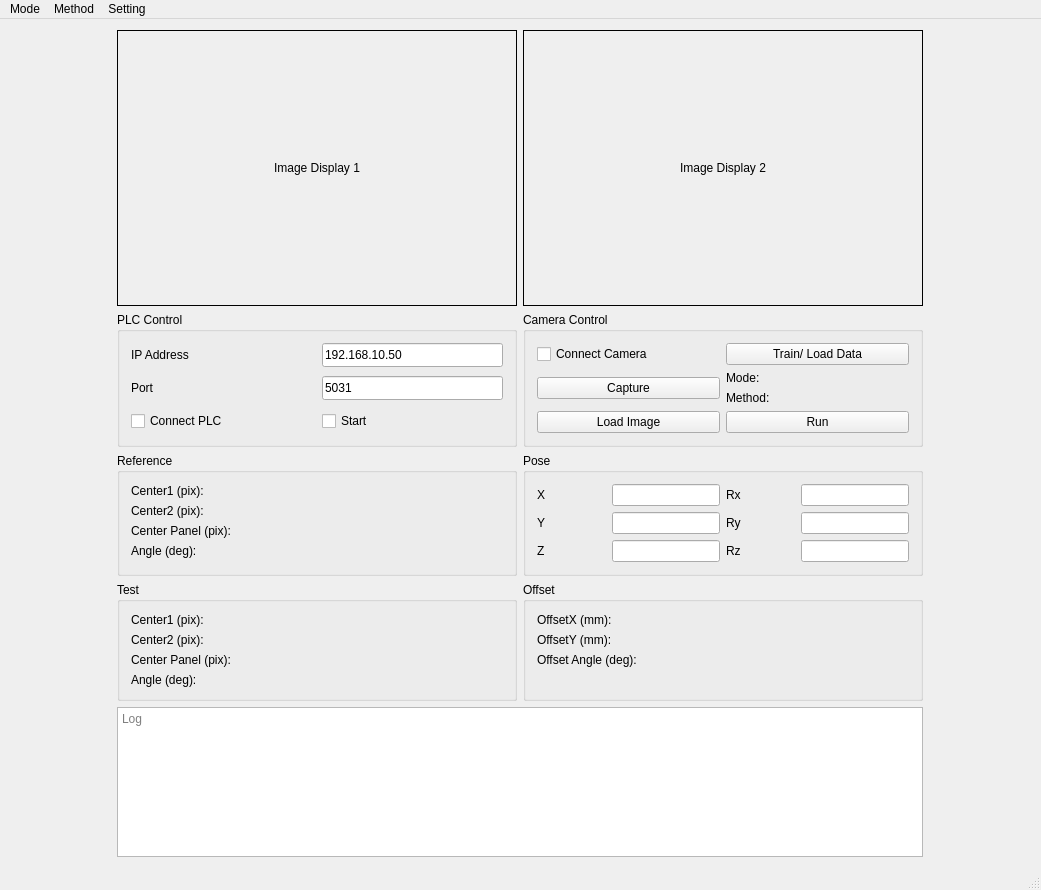
<?xml version="1.0" encoding="UTF-8"?>
<ui version="4.0">
 <class>MatchingUI</class>
 <widget class="QMainWindow" name="MatchingUI">
  <property name="geometry">
   <rect>
    <x>0</x>
    <y>0</y>
    <width>1041</width>
    <height>890</height>
   </rect>
  </property>
  <property name="windowTitle">
   <string>Chamfer Matching UI</string>
  </property>
  <widget class="QWidget" name="centralWidget">
   <layout class="QGridLayout" name="gridLayout" columnstretch="1,0">
    <item row="0" column="1">
     <layout class="QVBoxLayout" name="right_pane_layout">
      <item>
       <layout class="QHBoxLayout" name="actions_layout"/>
      </item>
     </layout>
    </item>
    <item row="0" column="0">
     <layout class="QGridLayout" name="left_pane_layout">
      <property name="sizeConstraint">
       <enum>QLayout::SetMinimumSize</enum>
      </property>
      <property name="horizontalSpacing">
       <number>6</number>
      </property>
      <item row="2" column="0">
       <widget class="QGroupBox" name="gb_ref">
        <property name="sizePolicy">
         <sizepolicy hsizetype="Preferred" vsizetype="Preferred">
          <horstretch>0</horstretch>
          <verstretch>0</verstretch>
         </sizepolicy>
        </property>
        <property name="title">
         <string>Reference</string>
        </property>
        <layout class="QFormLayout" name="formLayout_3">
         <item row="0" column="0">
          <widget class="QLabel" name="label">
           <property name="text">
            <string>Center1 (pix):</string>
           </property>
          </widget>
         </item>
         <item row="1" column="0">
          <widget class="QLabel" name="label_2">
           <property name="text">
            <string>Center2 (pix):</string>
           </property>
          </widget>
         </item>
         <item row="2" column="0">
          <widget class="QLabel" name="label_3">
           <property name="text">
            <string>Center Panel (pix):</string>
           </property>
          </widget>
         </item>
         <item row="0" column="1">
          <widget class="QLabel" name="lbl_ref_c1">
           <property name="text">
            <string/>
           </property>
          </widget>
         </item>
         <item row="2" column="1">
          <widget class="QLabel" name="lbl_ref_p">
           <property name="text">
            <string/>
           </property>
          </widget>
         </item>
         <item row="3" column="1">
          <widget class="QLabel" name="lbl_ref_a">
           <property name="text">
            <string/>
           </property>
          </widget>
         </item>
         <item row="3" column="0">
          <widget class="QLabel" name="label_6">
           <property name="text">
            <string>Angle (deg):</string>
           </property>
          </widget>
         </item>
         <item row="1" column="1">
          <widget class="QLabel" name="lbl_ref_c2">
           <property name="text">
            <string/>
           </property>
          </widget>
         </item>
        </layout>
       </widget>
      </item>
      <item row="1" column="0">
       <widget class="QGroupBox" name="plc_control_group_box">
        <property name="title">
         <string>PLC Control</string>
        </property>
        <layout class="QGridLayout" name="gridLayout_plc">
         <property name="spacing">
          <number>9</number>
         </property>
         <item row="1" column="1">
          <widget class="QLineEdit" name="le_port">
           <property name="sizePolicy">
            <sizepolicy hsizetype="Preferred" vsizetype="Preferred">
             <horstretch>0</horstretch>
             <verstretch>0</verstretch>
            </sizepolicy>
           </property>
           <property name="text">
            <string>5031</string>
           </property>
           <property name="readOnly">
            <bool>true</bool>
           </property>
          </widget>
         </item>
         <item row="1" column="0">
          <widget class="QLabel" name="label_port">
           <property name="sizePolicy">
            <sizepolicy hsizetype="Minimum" vsizetype="Preferred">
             <horstretch>0</horstretch>
             <verstretch>0</verstretch>
            </sizepolicy>
           </property>
           <property name="text">
            <string>Port</string>
           </property>
          </widget>
         </item>
         <item row="0" column="0">
          <widget class="QLabel" name="label_ip">
           <property name="sizePolicy">
            <sizepolicy hsizetype="Minimum" vsizetype="Preferred">
             <horstretch>0</horstretch>
             <verstretch>0</verstretch>
            </sizepolicy>
           </property>
           <property name="text">
            <string>IP Address</string>
           </property>
          </widget>
         </item>
         <item row="0" column="1">
          <widget class="QLineEdit" name="le_ip">
           <property name="sizePolicy">
            <sizepolicy hsizetype="Preferred" vsizetype="Preferred">
             <horstretch>0</horstretch>
             <verstretch>0</verstretch>
            </sizepolicy>
           </property>
           <property name="text">
            <string>192.168.10.50</string>
           </property>
           <property name="readOnly">
            <bool>true</bool>
           </property>
          </widget>
         </item>
         <item row="2" column="0">
          <widget class="QCheckBox" name="btn_connect_plc">
           <property name="sizePolicy">
            <sizepolicy hsizetype="Preferred" vsizetype="Preferred">
             <horstretch>0</horstretch>
             <verstretch>0</verstretch>
            </sizepolicy>
           </property>
           <property name="text">
            <string>Connect PLC</string>
           </property>
          </widget>
         </item>
         <item row="2" column="1">
          <widget class="QCheckBox" name="cb_start">
           <property name="sizePolicy">
            <sizepolicy hsizetype="Minimum" vsizetype="Preferred">
             <horstretch>0</horstretch>
             <verstretch>0</verstretch>
            </sizepolicy>
           </property>
           <property name="text">
            <string>Start</string>
           </property>
           <property name="checkable">
            <bool>true</bool>
           </property>
          </widget>
         </item>
        </layout>
       </widget>
      </item>
      <item row="0" column="0">
       <widget class="QLabel" name="lbl_display_1">
        <property name="sizePolicy">
         <sizepolicy hsizetype="Preferred" vsizetype="Expanding">
          <horstretch>0</horstretch>
          <verstretch>0</verstretch>
         </sizepolicy>
        </property>
        <property name="minimumSize">
         <size>
          <width>150</width>
          <height>150</height>
         </size>
        </property>
        <property name="maximumSize">
         <size>
          <width>400</width>
          <height>400</height>
         </size>
        </property>
        <property name="frameShape">
         <enum>QFrame::Box</enum>
        </property>
        <property name="text">
         <string>Image Display 1</string>
        </property>
        <property name="alignment">
         <set>Qt::AlignCenter</set>
        </property>
       </widget>
      </item>
      <item row="5" column="0" colspan="2">
       <widget class="QTextEdit" name="log_text_edit">
        <property name="sizePolicy">
         <sizepolicy hsizetype="Minimum" vsizetype="Minimum">
          <horstretch>0</horstretch>
          <verstretch>0</verstretch>
         </sizepolicy>
        </property>
        <property name="maximumSize">
         <size>
          <width>16777215</width>
          <height>150</height>
         </size>
        </property>
        <property name="readOnly">
         <bool>true</bool>
        </property>
        <property name="placeholderText">
         <string>Log</string>
        </property>
       </widget>
      </item>
      <item row="3" column="1">
       <widget class="QGroupBox" name="gb_offset">
        <property name="sizePolicy">
         <sizepolicy hsizetype="Minimum" vsizetype="Preferred">
          <horstretch>0</horstretch>
          <verstretch>0</verstretch>
         </sizepolicy>
        </property>
        <property name="title">
         <string>Offset</string>
        </property>
        <layout class="QFormLayout" name="formLayout_7">
         <item row="0" column="0">
          <widget class="QLabel" name="label_11">
           <property name="text">
            <string>OffsetX (mm):</string>
           </property>
          </widget>
         </item>
         <item row="1" column="0">
          <widget class="QLabel" name="label_12">
           <property name="text">
            <string>OffsetY (mm):</string>
           </property>
          </widget>
         </item>
         <item row="2" column="0">
          <widget class="QLabel" name="label_13">
           <property name="text">
            <string>Offset Angle (deg):</string>
           </property>
          </widget>
         </item>
         <item row="0" column="1">
          <widget class="QLabel" name="lbl_offsetX">
           <property name="text">
            <string/>
           </property>
          </widget>
         </item>
         <item row="1" column="1">
          <widget class="QLabel" name="lbl_offsetY">
           <property name="text">
            <string/>
           </property>
          </widget>
         </item>
         <item row="2" column="1">
          <widget class="QLabel" name="lbl_offsetAngle">
           <property name="text">
            <string/>
           </property>
          </widget>
         </item>
        </layout>
       </widget>
      </item>
      <item row="3" column="0">
       <widget class="QGroupBox" name="gb_test">
        <property name="sizePolicy">
         <sizepolicy hsizetype="Preferred" vsizetype="Preferred">
          <horstretch>0</horstretch>
          <verstretch>0</verstretch>
         </sizepolicy>
        </property>
        <property name="title">
         <string>Test</string>
        </property>
        <layout class="QFormLayout" name="formLayout_5">
         <item row="0" column="0">
          <widget class="QLabel" name="label_7">
           <property name="text">
            <string>Center1 (pix):</string>
           </property>
          </widget>
         </item>
         <item row="1" column="0">
          <widget class="QLabel" name="label_8">
           <property name="text">
            <string>Center2 (pix):</string>
           </property>
          </widget>
         </item>
         <item row="2" column="0">
          <widget class="QLabel" name="label_9">
           <property name="text">
            <string>Center Panel (pix):</string>
           </property>
          </widget>
         </item>
         <item row="3" column="0">
          <widget class="QLabel" name="label_10">
           <property name="text">
            <string>Angle (deg):</string>
           </property>
          </widget>
         </item>
         <item row="0" column="1">
          <widget class="QLabel" name="lbl_test_c1">
           <property name="text">
            <string/>
           </property>
          </widget>
         </item>
         <item row="1" column="1">
          <widget class="QLabel" name="lbl_test_c2">
           <property name="text">
            <string/>
           </property>
          </widget>
         </item>
         <item row="2" column="1">
          <widget class="QLabel" name="lbl_test_p">
           <property name="text">
            <string/>
           </property>
          </widget>
         </item>
         <item row="3" column="1">
          <widget class="QLabel" name="lbl_test_a">
           <property name="text">
            <string/>
           </property>
          </widget>
         </item>
        </layout>
       </widget>
      </item>
      <item row="0" column="1">
       <widget class="QLabel" name="lbl_display_2">
        <property name="sizePolicy">
         <sizepolicy hsizetype="Preferred" vsizetype="Expanding">
          <horstretch>0</horstretch>
          <verstretch>0</verstretch>
         </sizepolicy>
        </property>
        <property name="minimumSize">
         <size>
          <width>150</width>
          <height>150</height>
         </size>
        </property>
        <property name="maximumSize">
         <size>
          <width>400</width>
          <height>400</height>
         </size>
        </property>
        <property name="frameShape">
         <enum>QFrame::Box</enum>
        </property>
        <property name="text">
         <string>Image Display 2</string>
        </property>
        <property name="alignment">
         <set>Qt::AlignCenter</set>
        </property>
       </widget>
      </item>
      <item row="1" column="1">
       <widget class="QGroupBox" name="gb_Camera">
        <property name="title">
         <string>Camera Control</string>
        </property>
        <layout class="QGridLayout" name="gridLayout_3">
         <item row="1" column="0">
          <widget class="QPushButton" name="btn_capture">
           <property name="text">
            <string>Capture</string>
           </property>
          </widget>
         </item>
         <item row="2" column="0">
          <widget class="QPushButton" name="btn_loadImage">
           <property name="text">
            <string>Load Image</string>
           </property>
          </widget>
         </item>
         <item row="0" column="1">
          <widget class="QPushButton" name="btn_train_data">
           <property name="text">
            <string>Train/ Load Data</string>
           </property>
          </widget>
         </item>
         <item row="2" column="1">
          <widget class="QPushButton" name="btn_run">
           <property name="text">
            <string>Run</string>
           </property>
          </widget>
         </item>
         <item row="1" column="1">
          <layout class="QFormLayout" name="formLayout_2">
           <item row="0" column="0">
            <widget class="QLabel" name="label_4">
             <property name="text">
              <string>Mode:</string>
             </property>
            </widget>
           </item>
           <item row="0" column="1">
            <widget class="QLabel" name="lbl_mode_value">
             <property name="text">
              <string/>
             </property>
            </widget>
           </item>
           <item row="1" column="0">
            <widget class="QLabel" name="label_5">
             <property name="text">
              <string>Method:</string>
             </property>
            </widget>
           </item>
           <item row="1" column="1">
            <widget class="QLabel" name="lbl_method_value">
             <property name="text">
              <string/>
             </property>
            </widget>
           </item>
          </layout>
         </item>
         <item row="0" column="0">
          <widget class="QCheckBox" name="btn_connect">
           <property name="text">
            <string>Connect Camera</string>
           </property>
          </widget>
         </item>
        </layout>
       </widget>
      </item>
      <item row="2" column="1">
       <widget class="QGroupBox" name="gb_pose">
        <property name="sizePolicy">
         <sizepolicy hsizetype="Minimum" vsizetype="Fixed">
          <horstretch>0</horstretch>
          <verstretch>0</verstretch>
         </sizepolicy>
        </property>
        <property name="title">
         <string>Pose</string>
        </property>
        <property name="checkable">
         <bool>false</bool>
        </property>
        <layout class="QGridLayout" name="gridLayout_2">
         <item row="0" column="0">
          <widget class="QLabel" name="lbl_X">
           <property name="sizePolicy">
            <sizepolicy hsizetype="Fixed" vsizetype="Preferred">
             <horstretch>0</horstretch>
             <verstretch>0</verstretch>
            </sizepolicy>
           </property>
           <property name="maximumSize">
            <size>
             <width>300</width>
             <height>300</height>
            </size>
           </property>
           <property name="text">
            <string>X</string>
           </property>
           <property name="scaledContents">
            <bool>true</bool>
           </property>
          </widget>
         </item>
         <item row="1" column="0">
          <widget class="QLabel" name="lbl_Y">
           <property name="sizePolicy">
            <sizepolicy hsizetype="Fixed" vsizetype="Preferred">
             <horstretch>0</horstretch>
             <verstretch>0</verstretch>
            </sizepolicy>
           </property>
           <property name="maximumSize">
            <size>
             <width>300</width>
             <height>300</height>
            </size>
           </property>
           <property name="text">
            <string>Y</string>
           </property>
           <property name="scaledContents">
            <bool>true</bool>
           </property>
          </widget>
         </item>
         <item row="1" column="1">
          <widget class="QLineEdit" name="le_pose_y">
           <property name="sizePolicy">
            <sizepolicy hsizetype="Preferred" vsizetype="Fixed">
             <horstretch>0</horstretch>
             <verstretch>0</verstretch>
            </sizepolicy>
           </property>
           <property name="minimumSize">
            <size>
             <width>50</width>
             <height>0</height>
            </size>
           </property>
           <property name="maximumSize">
            <size>
             <width>200</width>
             <height>16777215</height>
            </size>
           </property>
           <property name="readOnly">
            <bool>true</bool>
           </property>
          </widget>
         </item>
         <item row="2" column="1">
          <widget class="QLineEdit" name="le_pose_z">
           <property name="sizePolicy">
            <sizepolicy hsizetype="Preferred" vsizetype="Fixed">
             <horstretch>0</horstretch>
             <verstretch>0</verstretch>
            </sizepolicy>
           </property>
           <property name="minimumSize">
            <size>
             <width>50</width>
             <height>0</height>
            </size>
           </property>
           <property name="maximumSize">
            <size>
             <width>200</width>
             <height>16777215</height>
            </size>
           </property>
           <property name="readOnly">
            <bool>true</bool>
           </property>
          </widget>
         </item>
         <item row="2" column="0">
          <widget class="QLabel" name="lbl_Z">
           <property name="sizePolicy">
            <sizepolicy hsizetype="Fixed" vsizetype="Preferred">
             <horstretch>0</horstretch>
             <verstretch>0</verstretch>
            </sizepolicy>
           </property>
           <property name="maximumSize">
            <size>
             <width>300</width>
             <height>300</height>
            </size>
           </property>
           <property name="text">
            <string>Z</string>
           </property>
           <property name="scaledContents">
            <bool>true</bool>
           </property>
          </widget>
         </item>
         <item row="0" column="2">
          <widget class="QLabel" name="lbl_Rx">
           <property name="sizePolicy">
            <sizepolicy hsizetype="Fixed" vsizetype="Preferred">
             <horstretch>0</horstretch>
             <verstretch>0</verstretch>
            </sizepolicy>
           </property>
           <property name="maximumSize">
            <size>
             <width>300</width>
             <height>300</height>
            </size>
           </property>
           <property name="text">
            <string>Rx</string>
           </property>
           <property name="scaledContents">
            <bool>true</bool>
           </property>
          </widget>
         </item>
         <item row="0" column="1">
          <widget class="QLineEdit" name="le_pose_x">
           <property name="sizePolicy">
            <sizepolicy hsizetype="Preferred" vsizetype="Fixed">
             <horstretch>0</horstretch>
             <verstretch>0</verstretch>
            </sizepolicy>
           </property>
           <property name="minimumSize">
            <size>
             <width>50</width>
             <height>0</height>
            </size>
           </property>
           <property name="maximumSize">
            <size>
             <width>200</width>
             <height>16777215</height>
            </size>
           </property>
           <property name="readOnly">
            <bool>true</bool>
           </property>
          </widget>
         </item>
         <item row="0" column="3">
          <widget class="QLineEdit" name="le_pose_rx">
           <property name="sizePolicy">
            <sizepolicy hsizetype="Preferred" vsizetype="Fixed">
             <horstretch>0</horstretch>
             <verstretch>0</verstretch>
            </sizepolicy>
           </property>
           <property name="minimumSize">
            <size>
             <width>50</width>
             <height>0</height>
            </size>
           </property>
           <property name="maximumSize">
            <size>
             <width>200</width>
             <height>16777215</height>
            </size>
           </property>
           <property name="readOnly">
            <bool>true</bool>
           </property>
          </widget>
         </item>
         <item row="1" column="2">
          <widget class="QLabel" name="lbl_Ry">
           <property name="sizePolicy">
            <sizepolicy hsizetype="Fixed" vsizetype="Preferred">
             <horstretch>0</horstretch>
             <verstretch>0</verstretch>
            </sizepolicy>
           </property>
           <property name="maximumSize">
            <size>
             <width>300</width>
             <height>300</height>
            </size>
           </property>
           <property name="text">
            <string>Ry</string>
           </property>
           <property name="scaledContents">
            <bool>true</bool>
           </property>
          </widget>
         </item>
         <item row="1" column="3">
          <widget class="QLineEdit" name="le_pose_ry">
           <property name="sizePolicy">
            <sizepolicy hsizetype="Preferred" vsizetype="Fixed">
             <horstretch>0</horstretch>
             <verstretch>0</verstretch>
            </sizepolicy>
           </property>
           <property name="minimumSize">
            <size>
             <width>50</width>
             <height>0</height>
            </size>
           </property>
           <property name="maximumSize">
            <size>
             <width>200</width>
             <height>16777215</height>
            </size>
           </property>
           <property name="readOnly">
            <bool>true</bool>
           </property>
          </widget>
         </item>
         <item row="2" column="2">
          <widget class="QLabel" name="lbl_Rz">
           <property name="sizePolicy">
            <sizepolicy hsizetype="Fixed" vsizetype="Preferred">
             <horstretch>0</horstretch>
             <verstretch>0</verstretch>
            </sizepolicy>
           </property>
           <property name="maximumSize">
            <size>
             <width>300</width>
             <height>300</height>
            </size>
           </property>
           <property name="text">
            <string>Rz</string>
           </property>
           <property name="scaledContents">
            <bool>true</bool>
           </property>
          </widget>
         </item>
         <item row="2" column="3">
          <widget class="QLineEdit" name="le_pose_rz">
           <property name="sizePolicy">
            <sizepolicy hsizetype="Preferred" vsizetype="Fixed">
             <horstretch>0</horstretch>
             <verstretch>0</verstretch>
            </sizepolicy>
           </property>
           <property name="minimumSize">
            <size>
             <width>50</width>
             <height>0</height>
            </size>
           </property>
           <property name="maximumSize">
            <size>
             <width>200</width>
             <height>16777215</height>
            </size>
           </property>
           <property name="readOnly">
            <bool>true</bool>
           </property>
          </widget>
         </item>
        </layout>
       </widget>
      </item>
     </layout>
    </item>
   </layout>
  </widget>
  <widget class="QMenuBar" name="menuBar">
   <property name="geometry">
    <rect>
     <x>0</x>
     <y>0</y>
     <width>1041</width>
     <height>22</height>
    </rect>
   </property>
   <widget class="QMenu" name="menuMode">
    <property name="title">
     <string>Mode</string>
    </property>
    <addaction name="actionTrain"/>
    <addaction name="actionTest"/>
   </widget>
   <widget class="QMenu" name="menuMethod">
    <property name="title">
     <string>Method</string>
    </property>
    <addaction name="actionChamfer"/>
    <addaction name="actionFastRST"/>
   </widget>
   <widget class="QMenu" name="menuSetting">
    <property name="title">
     <string>Setting</string>
    </property>
    <addaction name="actionSetting"/>
    <addaction name="actionMeasure"/>
   </widget>
   <addaction name="menuMode"/>
   <addaction name="menuMethod"/>
   <addaction name="menuSetting"/>
  </widget>
  <widget class="QStatusBar" name="statusBar"/>
  <action name="actionTrain">
   <property name="checkable">
    <bool>true</bool>
   </property>
   <property name="checked">
    <bool>true</bool>
   </property>
   <property name="text">
    <string>Train</string>
   </property>
  </action>
  <action name="actionSetting">
   <property name="checkable">
    <bool>true</bool>
   </property>
   <property name="text">
    <string>Setting ROIS</string>
   </property>
  </action>
  <action name="actionTest">
   <property name="checkable">
    <bool>true</bool>
   </property>
   <property name="text">
    <string>Test</string>
   </property>
  </action>
  <action name="actionChamfer">
   <property name="checkable">
    <bool>true</bool>
   </property>
   <property name="checked">
    <bool>true</bool>
   </property>
   <property name="text">
    <string>Method1</string>
   </property>
  </action>
  <action name="actionFastRST">
   <property name="checkable">
    <bool>true</bool>
   </property>
   <property name="text">
    <string>Method2</string>
   </property>
  </action>
  <action name="actionMeasure">
   <property name="checkable">
    <bool>true</bool>
   </property>
   <property name="text">
    <string>Measure</string>
   </property>
  </action>
 </widget>
 <layoutdefault spacing="6" margin="11"/>
 <resources/>
 <connections/>
</ui>
